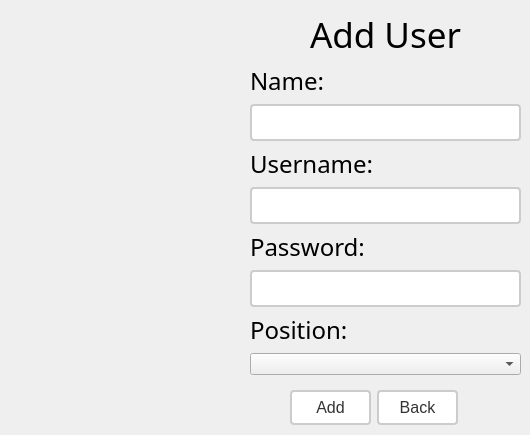
      <widget class="QWidget" name="AddUser">
       <widget class="QWidget" name="horizontalLayoutWidget_2">
        <property name="geometry">
         <rect>
          <x>290</x>
          <y>390</y>
          <width>168</width>
          <height>36</height>
         </rect>
        </property>
        <layout class="QHBoxLayout" name="horizontalLayout_3">
         <item>
          <widget class="QPushButton" name="addButton">
           <property name="styleSheet">
            <string notr="true">QPushButton {
  border: 2px solid #ccc; /* add a border */
  border-radius: 4px; /* round the corners */
  font-size: 16px; /* increase font size */
  padding: 6px 12px; /* add some padding */
  background-color: #fff; /* set background color */
  color: #333; /* set font color */
  font-family: &quot;Times New Roman&quot;, Times, serif; /* set font family */
}

QPushButton:hover {
  background-color: #eee; /* change background color when hovered */
}

QPushButton:pressed {
  background-color: #ccc; /* change background color when pressed */
}
</string>
           </property>
           <property name="text">
            <string>Add</string>
           </property>
          </widget>
         </item>
         <item>
          <widget class="QPushButton" name="backButton">
           <property name="styleSheet">
            <string notr="true">QPushButton {
  border: 2px solid #ccc; /* add a border */
  border-radius: 4px; /* round the corners */
  font-size: 16px; /* increase font size */
  padding: 6px 12px; /* add some padding */
  background-color: #fff; /* set background color */
  color: #333; /* set font color */
  font-family: &quot;Times New Roman&quot;, Times, serif; /* set font family */
}

QPushButton:hover {
  background-color: #eee; /* change background color when hovered */
}

QPushButton:pressed {
  background-color: #ccc; /* change background color when pressed */
}
</string>
           </property>
           <property name="text">
            <string>Back</string>
           </property>
          </widget>
         </item>
        </layout>
       </widget>
       <widget class="QWidget" name="formLayoutWidget_2">
        <property name="geometry">
         <rect>
          <x>250</x>
          <y>10</y>
          <width>271</width>
          <height>365</height>
         </rect>
        </property>
        <layout class="QVBoxLayout" name="verticalLayout_3">
         <item>
          <widget class="QLabel" name="addUserLabel">
           <property name="font">
            <font>
             <family>Tempus Sans ITC</family>
             <pointsize>26</pointsize>
            </font>
           </property>
           <property name="text">
            <string>Add User</string>
           </property>
           <property name="alignment">
            <set>Qt::AlignCenter</set>
           </property>
          </widget>
         </item>
         <item>
          <widget class="QLabel" name="addNameLabel">
           <property name="font">
            <font>
             <family>Tempus Sans ITC</family>
             <pointsize>18</pointsize>
            </font>
           </property>
           <property name="text">
            <string>Name:</string>
           </property>
          </widget>
         </item>
         <item>
          <widget class="QLineEdit" name="addNameEdit">
           <property name="styleSheet">
            <string notr="true">QLineEdit {
  border: 2px solid #ccc; /* add a border */
  border-radius: 4px; /* round the corners */
  font-size: 16px; /* increase font size */
  padding: 6px 12px; /* add some padding */
  background-color: #fff; /* set background color */
  color: #333; /* set font color */
  font-family: &quot;Times New Roman&quot;, Times, serif; /* set font family */
}

QLineEdit:focus {
  outline: none; /* remove the default focus outline */
  border-color: #6a1b9a; /* set border color when focused */
  box-shadow: 0 0 5px #6a1b9a; /* add a subtle box-shadow when focused */
}</string>
           </property>
          </widget>
         </item>
         <item>
          <widget class="QLabel" name="addUsernameLabel">
           <property name="font">
            <font>
             <family>Tempus Sans ITC</family>
             <pointsize>18</pointsize>
            </font>
           </property>
           <property name="text">
            <string>Username:</string>
           </property>
          </widget>
         </item>
         <item>
          <widget class="QLineEdit" name="addUsernameEdit">
           <property name="styleSheet">
            <string notr="true">QLineEdit {
  border: 2px solid #ccc; /* add a border */
  border-radius: 4px; /* round the corners */
  font-size: 16px; /* increase font size */
  padding: 6px 12px; /* add some padding */
  background-color: #fff; /* set background color */
  color: #333; /* set font color */
  font-family: &quot;Times New Roman&quot;, Times, serif; /* set font family */
}

QLineEdit:focus {
  outline: none; /* remove the default focus outline */
  border-color: #6a1b9a; /* set border color when focused */
  box-shadow: 0 0 5px #6a1b9a; /* add a subtle box-shadow when focused */
}
</string>
           </property>
          </widget>
         </item>
         <item>
          <widget class="QLabel" name="addPasswordLabel">
           <property name="font">
            <font>
             <family>Tempus Sans ITC</family>
             <pointsize>18</pointsize>
            </font>
           </property>
           <property name="text">
            <string>Password:</string>
           </property>
          </widget>
         </item>
         <item>
          <widget class="QLineEdit" name="addPasswordEdit">
           <property name="styleSheet">
            <string notr="true">QLineEdit {
  border: 2px solid #ccc; /* add a border */
  border-radius: 4px; /* round the corners */
  font-size: 16px; /* increase font size */
  padding: 6px 12px; /* add some padding */
  background-color: #fff; /* set background color */
  color: #333; /* set font color */
  font-family: &quot;Times New Roman&quot;, Times, serif; /* set font family */
}

QLineEdit:focus {
  outline: none; /* remove the default focus outline */
  border-color: #6a1b9a; /* set border color when focused */
  box-shadow: 0 0 5px #6a1b9a; /* add a subtle box-shadow when focused */
}
</string>
           </property>
          </widget>
         </item>
         <item>
          <widget class="QLabel" name="addPositionLabel">
           <property name="font">
            <font>
             <family>Tempus Sans ITC</family>
             <pointsize>18</pointsize>
            </font>
           </property>
           <property name="text">
            <string>Position:</string>
           </property>
          </widget>
         </item>
         <item>
          <widget class="QComboBox" name="addPositionBox">
           <property name="styleSheet">
            <string notr="true">QLineEdit {
  border: 2px solid #ccc; /* add a border */
  border-radius: 4px; /* round the corners */
  font-size: 16px; /* increase font size */
  padding: 6px 12px; /* add some padding */
  background-color: #fff; /* set background color */
  color: #333; /* set font color */
  font-family: &quot;Times New Roman&quot;, Times, serif; /* set font family */
}

QLineEdit:focus {
  outline: none; /* remove the default focus outline */
  border-color: #6a1b9a; /* set border color when focused */
  box-shadow: 0 0 5px #6a1b9a; /* add a subtle box-shadow when focused */
}</string>
           </property>
           <property name="editable">
            <bool>false</bool>
           </property>
           <property name="insertPolicy">
            <enum>QComboBox::NoInsert</enum>
           </property>
          </widget>
         </item>
        </layout>
       </widget>
      </widget>
